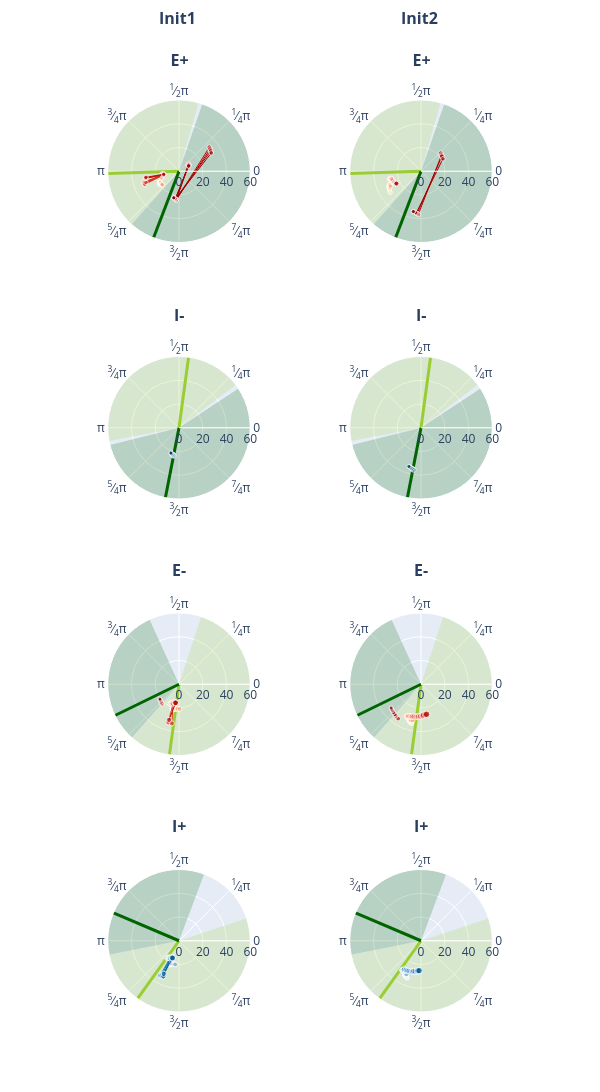

The notebook cell saved with this chart:
### Code cell
duration = 140.
dt=0.1

filehandler = open("results_min_w2.pickle","rb")
results_min_w2 = pickle.load(filehandler)
filehandler.close()

filehandler = open("results_peak_w2.pickle","rb")
results_peak_w2 = pickle.load(filehandler)
filehandler.close()

for i_w in range(len(results_min_w2["w2"])):
    ops_plotall(results_min_w2["control"][i_w], 0.1, duration, dt, 40., results_min_w2["filename"][i_w], savepath)
    ops_plotsubset(results_min_w2["state"][i_w], results_min_w2["control"][i_w], 0.4, 0.1, duration, dt, 40., 
                results_min_w2["filename"][i_w], savepath_subset)
    ops_plotall(results_peak_w2["control"][i_w], 0.1, duration, dt, 40., results_peak_w2["filename"][i_w], savepath)

ops_plot_acp_inits(results_min_w2, results_peak_w2, period, 0.04, dt, "plot1_w2", savepath)
ops_plot_timing_inits_L2(results_min_w2, results_peak_w2, dt, [0,60], 20., "plot2_w2", savepath)
